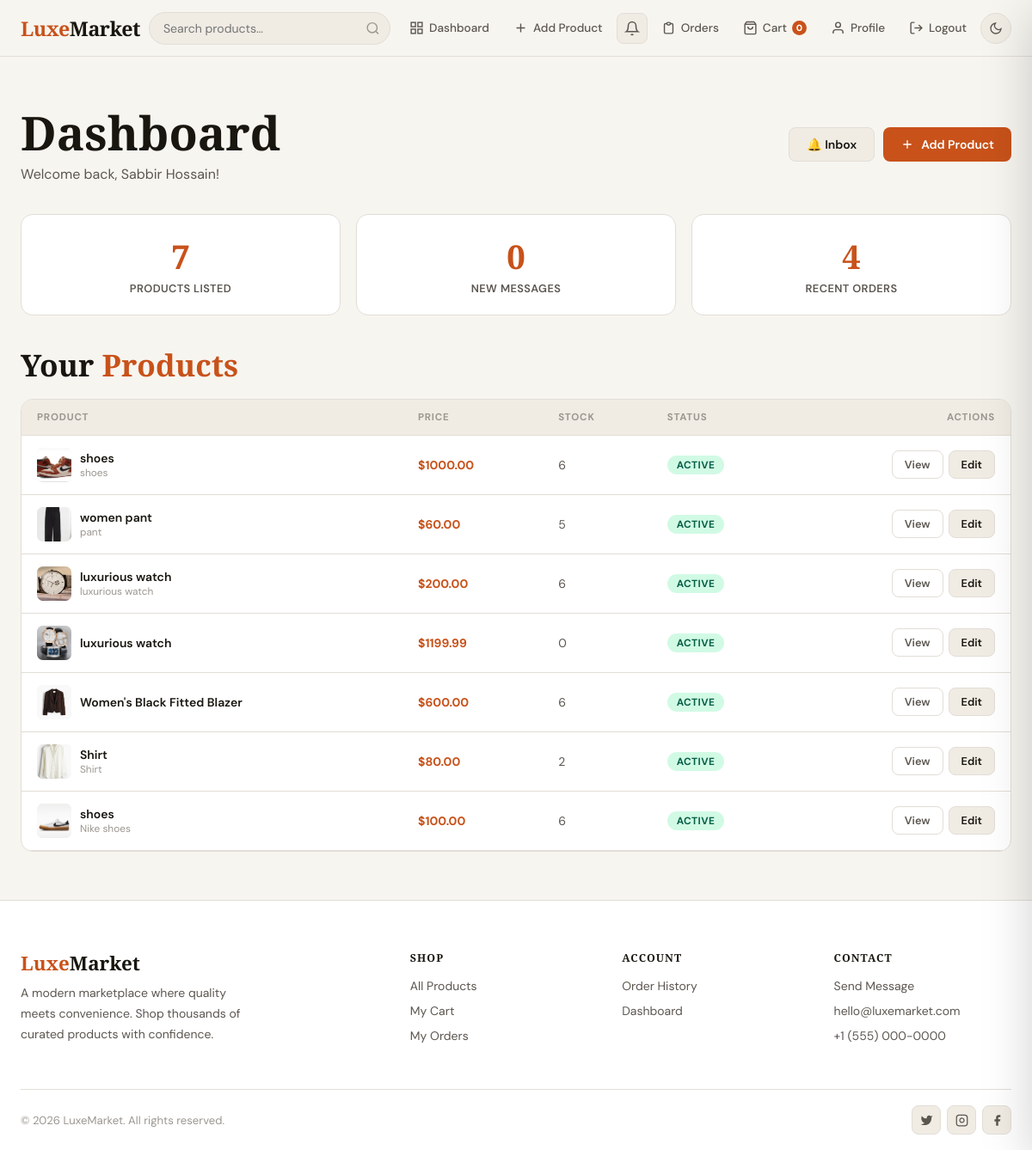
The page /dashboard/ (signed in) on the database its author committed.
### store/models.py (models this page shows, shortened)
class Product(models.Model):
    owner       = models.ForeignKey(User, on_delete=models.CASCADE, related_name='products')
    category    = models.ForeignKey(Category, on_delete=models.SET_NULL, null=True, blank=True)
    name        = models.CharField(max_length=300)
    description = models.TextField()
    price       = models.DecimalField(max_digits=10, decimal_places=2)
    image       = models.ImageField(upload_to='products/', blank=True, null=True)
    stock       = models.PositiveIntegerField(default=0)
    is_available = models.BooleanField(default=True)
    created_at  = models.DateTimeField(auto_now_add=True)
    updated_at  = models.DateTimeField(auto_now=True)
    class Meta:
        ordering = ['-created_at']

class Category(models.Model):
    name = models.CharField(max_length=200)
    slug = models.SlugField(unique=True)
    class Meta:
        verbose_name_plural = 'Categories'
        ordering = ['name']

### store/views.py (the view)
# urls.py: path('dashboard/',                  views.dashboard,       name='dashboard'),
@login_required
def dashboard(request):
    if not _staff_required(request):
        return redirect('home')
    return render(request, 'store/dashboard.html', {
        'my_products':    Product.objects.filter(owner=request.user),
        'unread_messages': ContactMessage.objects.filter(is_read=False)[:5],
        'recent_orders':  Order.objects.all()[:10],
    })

### store/context_processors.py (called while the page is built)
def globals(request):
    ctx = {
        'cart_count': 0,
        'unread_count': 0,
        'STRIPE_PUBLIC_KEY': settings.STRIPE_PUBLIC_KEY,
    }
    if request.user.is_authenticated:
        try:
            ctx['cart_count'] = Cart.objects.get(user=request.user).item_count
        except Cart.DoesNotExist:
            pass
        if request.user.is_staff or request.user.is_superuser:
            ctx['unread_count'] = ContactMessage.objects.filter(is_read=False).count()
    return ctx

### store/models.py (called while the page is built)
    @property
    def item_count(self):
        return sum(i.quantity for i in self.items.all())

### store/views.py (called while the page is built)
def _staff_required(request):
    return request.user.is_authenticated and (request.user.is_staff or request.user.is_superuser)

### templates/store/dashboard.html (shortened to what this page needs)
{% extends 'store/base.html' %}
{% block content %}
<div class="dash-page">
  <div class="container">
    <div style="display:flex;align-items:center;justify-content:space-between;flex-wrap:wrap;gap:14px;margin-bottom:36px">
      <div>
        <h1>Dashboard</h1>
        <p style="color:var(--text2);margin-top:5px">Welcome back, {{ user.get_full_name|default:user.username }}!</p>
      </div>
      <div style="display:flex;gap:10px;flex-wrap:wrap">
        <a href="{% url 'inbox' %}" class="btn btn-secondary">
          🔔 Inbox
        </a>
        <a href="{% url 'add_product' %}" class="btn btn-primary">
          <svg xmlns="http://www.w3.org/2000/svg" fill="none" viewBox="0 0 24 24" stroke="currentColor" stroke-width="2" width="15" height="15"><path d="M12 5v14M5 12h14"/></svg>
          Add Product
        </a>
      </div>
    </div>
    <div class="stats-grid">
      <div class="stat-card anim">
        <div class="stat-num">{{ my_products.count }}</div>
        <div class="stat-label">Products Listed</div>
      </div>
      <div class="stat-card anim d1">
        <div class="stat-num">{{ unread_messages|length }}</div>
        <div class="stat-label">New Messages</div>
      </div>
      <div class="stat-card anim d2">
        <div class="stat-num">{{ recent_orders|length }}</div>
        <div class="stat-label">Recent Orders</div>
      </div>
    </div>
    <h2 style="margin-bottom:18px">Your <span style="color:var(--accent)">Products</span></h2>
    {% if my_products %}
    <div style="background:var(--surface);border:1px solid var(--border);border-radius:var(--radius);overflow:hidden">
      <div style="overflow-x:auto">
        <table style="width:100%;border-collapse:collapse;font-size:.875rem">
          <thead>
            <tr style="background:var(--surface2);border-bottom:1px solid var(--border)">
              <th style="padding:13px 18px;text-align:left;font-size:.72rem;text-transform:uppercase;letter-spacing:.8px;color:var(--text3);font-weight:700">Product</th>
              <th style="padding:13px 18px;text-align:left;font-size:.72rem;text-transform:uppercase;letter-spacing:.8px;color:var(--text3);font-weight:700">Price</th>
              <th style="padding:13px 18px;text-align:left;font-size:.72rem;text-transform:uppercase;letter-spacing:.8px;color:var(--text3);font-weight:700">Stock</th>
              <th style="padding:13px 18px;text-align:left;font-size:.72rem;text-transform:uppercase;letter-spacing:.8px;color:var(--text3);font-weight:700">Status</th>
              <th style="padding:13px 18px;text-align:right;font-size:.72rem;text-transform:uppercase;letter-spacing:.8px;color:var(--text3);font-weight:700">Actions</th>
            </tr>
          </thead>
          <tbody>
            {% for p in my_products %}
            <tr style="border-bottom:1px solid var(--border)">
              <td style="padding:14px 18px">
                <div style="display:flex;align-items:center;gap:10px">
                  <div style="width:40px;height:40px;border-radius:7px;overflow:hidden;background:var(--surface2);flex-shrink:0">
                    {% if p.image %}<img src="{{ p.image.url }}" alt="" style="width:100%;height:100%;object-fit:cover"/>
                    {% else %}<div style="width:100%;height:100%;display:flex;align-items:center;justify-content:center">📦</div>{% endif %}
                  </div>
                  <div>
                    <div style="font-weight:600">{{ p.name }}</div>
                    {% if p.category %}<div style="font-size:.74rem;color:var(--text3)">{{ p.category.name }}</div>{% endif %}
                  </div>
                </div>
              </td>
              <td style="padding:14px 18px;font-weight:700;color:var(--accent)">${{ p.price }}</td>
              <td style="padding:14px 18px;color:var(--text2)">{{ p.stock }}</td>
              <td style="padding:14px 18px">
                {% if p.is_available %}<span class="status-pill s-delivered">Active</span>
                {% else %}<span class="status-pill s-cancelled">Hidden</span>{% endif %}
              </td>
              <td style="padding:14px 18px;text-align:right">
                <div style="display:flex;gap:6px;justify-content:flex-end">
                  <a href="{% url 'product_detail' p.pk %}" class="btn btn-ghost btn-sm">View</a>
                  <a href="{% url 'edit_product'   p.pk %}" class="btn btn-secondary btn-sm">Edit</a>
                </div>
              </td>
            </tr>
            {% endfor %}
          </tbody>
        </table>
      </div>
    </div>
    {% else %}
    <div class="empty-state">
      <div class="empty-icon">📦</div>
      <h3>No products yet</h3>
      <a href="{% url 'add_product' %}" class="btn btn-primary btn-lg" style="margin-top:18px">Add First Product</a>
    </div>
    {% endif %}
  </div>
</div>
{% endblock %}

### static/css/main.css (style rules this page uses)
:root { --bg: #f7f5f0; --bg2: #ffffff; --surface: #ffffff; --surface2: #f0ece4; --border: #e2ddd6; --text: #18160f; --text2: #5c5650; --text3: #9c9690; --accent: #c8521a; --accent2: #e06930; --accent-bg: #fdf0e8; --gold: #d4a843; --success: #1a8a50; --danger: #d02020; --warn: #e09000; --nav-h: 66px; --radius: 14px; --radius-sm: 8px; --shadow: 0 2px 16px rgba(0,0,0,.07); --shadow-md: 0 6px 32px rgba(0,0,0,.12); --shadow-lg: 0 16px 56px rgba(0,0,0,.18); --ease: .28s cubic-bezier(.4,0,.2,1); }
*,*::before,*::after { box-sizing:border-box;margin:0;padding:0 }
html { scroll-behavior:smooth;font-size:16px }
body { font-family:'DM Sans',sans-serif;background:var(--bg);color:var(--text); transition:background var(--ease),color var(--ease);overflow-x:hidden;min-height:100vh }
img { max-width:100%;display:block;object-fit:cover }
a { text-decoration:none;color:inherit }
h1,h2,h3,h4 { font-family:'Playfair Display',serif;line-height:1.2 }
h1 { font-size:clamp(2rem,5vw,3.4rem) }
h2 { font-size:clamp(1.5rem,3vw,2.2rem) }
.container { max-width:1320px;margin:0 auto;padding:0 24px }
.btn { display:inline-flex;align-items:center;gap:8px;padding:10px 20px; border-radius:var(--radius-sm);font-size:.875rem;font-weight:600; transition:all var(--ease);cursor:pointer;border:none;white-space:nowrap }
.btn svg { width:16px;height:16px;flex-shrink:0 }
.btn-primary { background:var(--accent);color:#fff }
.btn-secondary { background:var(--surface2);color:var(--text);border:1px solid var(--border) }
.btn-ghost { background:transparent;color:var(--text2);border:1px solid var(--border) }
.btn-sm { padding:7px 14px;font-size:.8rem }
.status-pill { display:inline-flex;align-items:center;gap:5px;padding:3px 11px; border-radius:20px;font-size:.74rem;font-weight:700;text-transform:uppercase;letter-spacing:.4px }
.s-delivered { background:#d1fae5;color:#065f46 }
.dash-page { margin-top:var(--nav-h);padding:56px 0 }
.stats-grid { display:grid;grid-template-columns:repeat(auto-fit,minmax(170px,1fr));gap:18px;margin-bottom:36px }
.stat-card { background:var(--surface);border:1px solid var(--border);border-radius:var(--radius);padding:22px;text-align:center }
.stat-num { font-family:'Playfair Display',serif;font-size:2.4rem;font-weight:900;color:var(--accent) }
.stat-label { font-size:.8rem;color:var(--text2);margin-top:3px;font-weight:600;text-transform:uppercase;letter-spacing:.4px }
.anim { animation:fadeInUp .45s ease both }
.d1 { animation-delay:.08s }
.d2 { animation-delay:.16s }

### rows shown on the page
Product: image (picture), name "shoes", category.name "shoes", price "1000.00", stock "6", is_available "ACTIVE"
Product: image (picture), name "women pant", category.name "pant", price "60.00", stock "5", is_available "ACTIVE"
Product: image (picture), name "luxurious watch", category.name "luxurious watch", price "200.00", stock "6", is_available "ACTIVE"
Product: image (picture), name "luxurious watch", price "1199.99", stock "0", is_available "ACTIVE"
Product: image (picture), name "Women's Black Fitted Blazer", price "600.00", stock "6", is_available "ACTIVE"
Product: image (picture), name "Shirt", category.name "Shirt", price "80.00", stock "2", is_available "ACTIVE"
Product: image (picture), name "shoes", category.name "Nike shoes", price "100.00", stock "6", is_available "ACTIVE"

### other values the page prints
{{ cart_count }} "0"
{{ user.get_full_name|default:user.username }} "Sabbir Hossain"
{{ my_products.count }} "7"
{{ unread_messages|length }} "0"
{{ recent_orders|length }} "4"
